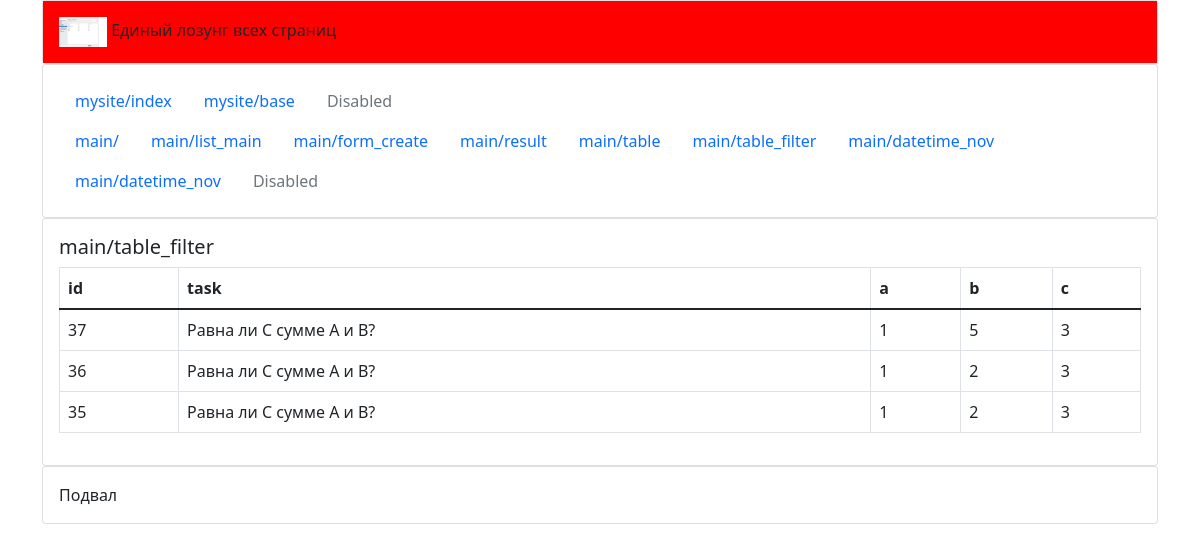
Before: /main/table_filter/ with the older database file.
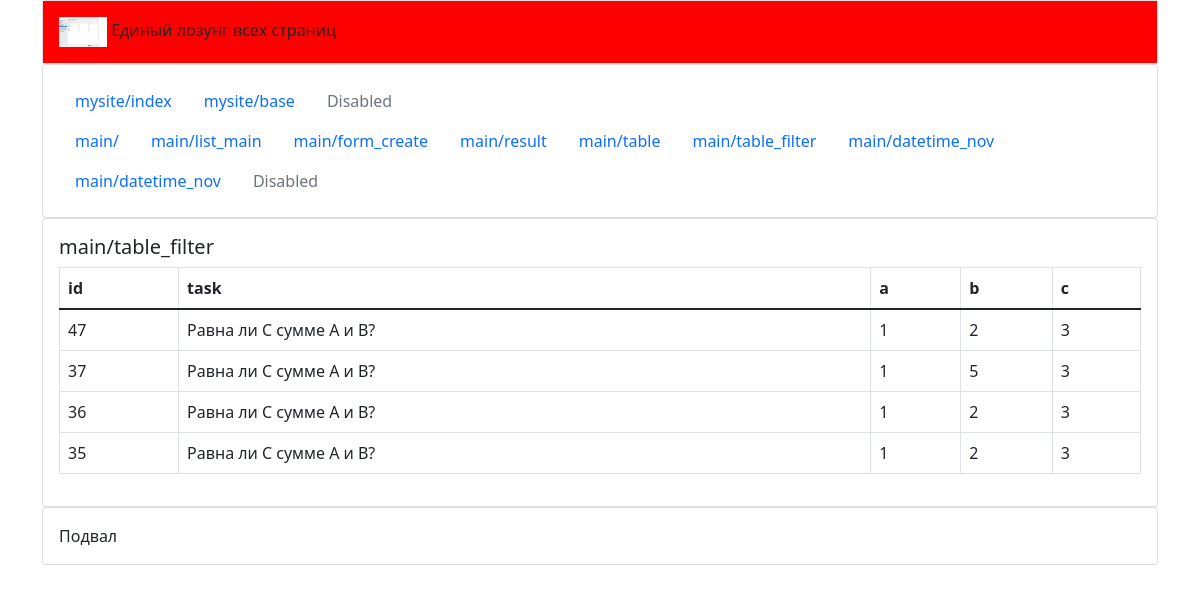
After: the same page with the newer database file.
### main/models.py (models this page shows, shortened)
class Abc(models.Model):
    task = models.CharField(default="Равна ли С сумме A и B?", max_length=256)
    a = models.IntegerField(default=0)
    b = models.IntegerField(default=0)
    c = models.IntegerField(default=0)

### main/views.py (the view)
# urls.py: path('table_filter/', views.table_filter, name='table_filter'),
def table_filter(request):
    fields = Abc.objects.values()[0].keys()
    values = Abc.objects.values_list().filter(c=3, a=1).order_by('-id')
    print('\nfields:\n', fields)
    print('\nvalues:\n', values)
    context = {'fields': fields, 'values': values}
    return render(request, 'main/table_filter.html', context)

### templates/main/table_filter.html (shortened to what this page needs)
{% extends '../mysite/base.html' %}
{% block content %}
<h5>main/table_filter</h5>
<table class="table table-bordered">
    <thead>
    <tr>
        {% for item in fields %}
        <th scope="col">{{ item }}</th>
        {% endfor %}
    </tr>
    </thead>
    <tbody>
    {% for row in values %}
    <tr>
        {% for item in row %}
        <td>
            {{ item }}
        </td>
        {% endfor %}
    </tr>
    {% endfor %}
</table>
{% endblock %}

Changed rows visible on the page:
added Abc: row "47" "Равна ли С сумме A и B?" "1" "2" "3"
